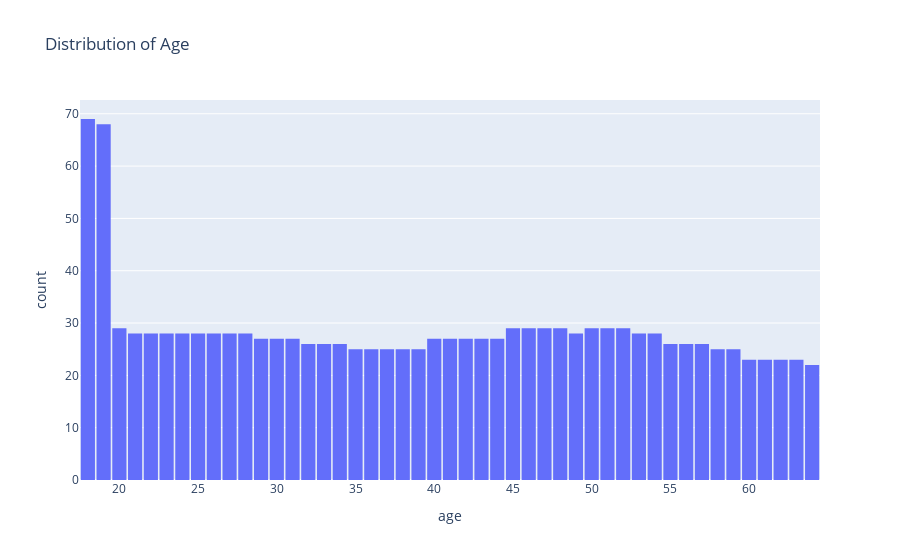

Notebook source saved alongside this figure:
### Markdown cell above
### Distribution of Age

### Code cell
# plot histogram of age
fig = px.histogram(df, 
                   x='age', 
                   nbins=47,    # max age - min age. 1 bin for each age
                   title='Distribution of Age')
fig.update_layout(bargap=0.1)
fig.show()

### Figure 1 — Plotly figure (JSON) as saved in the notebook; plotly's stock layout.template omitted (floating-point values rounded to 4 significant figures; data arrays with more than 128 entries replaced by an {"elided": "..."} marker saying what was removed)
{"data": [{"bingroup": "x", "hovertemplate": "age=%{x}<br>count=%{y}<extra></extra>", "legendgroup": "", "marker": {"color": "#636efa", "pattern": {"shape": ""}}, "name": "", "nbinsx": 47, "orientation": "v", "showlegend": false, "type": "histogram", "x": {"elided": "1338 int values"}, "xaxis": "x", "yaxis": "y"}], "layout": {"bargap": 0.1, "barmode": "relative", "legend": {"tracegroupgap": 0}, "title": {"text": "Distribution of Age"}, "xaxis": {"anchor": "y", "domain": [0, 1], "title": {"text": "age"}}, "yaxis": {"anchor": "x", "domain": [0, 1], "title": {"text": "count"}}}}
